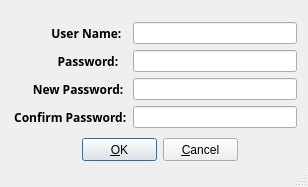
<?xml version="1.0" encoding="UTF-8"?>
<ui version="4.0">
 <class>UpdatePassword</class>
 <widget class="QDialog" name="UpdatePassword">
  <property name="geometry">
   <rect>
    <x>0</x>
    <y>0</y>
    <width>308</width>
    <height>187</height>
   </rect>
  </property>
  <property name="windowTitle">
   <string>Update Password</string>
  </property>
  <property name="sizeGripEnabled">
   <bool>true</bool>
  </property>
  <layout class="QVBoxLayout" name="verticalLayout_2">
   <item>
    <layout class="QVBoxLayout" name="verticalLayout">
     <item>
      <layout class="QGridLayout" name="gridLayout">
       <item row="0" column="0">
        <widget class="QLabel" name="label">
         <property name="font">
          <font>
           <family>Arial Black</family>
           <weight>75</weight>
           <bold>true</bold>
          </font>
         </property>
         <property name="text">
          <string>             User Name:</string>
         </property>
        </widget>
       </item>
       <item row="0" column="1">
        <widget class="QLineEdit" name="le_userName">
         <property name="readOnly">
          <bool>true</bool>
         </property>
        </widget>
       </item>
       <item row="1" column="0">
        <widget class="QLabel" name="label_2">
         <property name="font">
          <font>
           <family>Arial Black</family>
           <weight>75</weight>
           <bold>true</bold>
          </font>
         </property>
         <property name="text">
          <string>               Password:</string>
         </property>
        </widget>
       </item>
       <item row="1" column="1">
        <widget class="QLineEdit" name="le_password">
         <property name="echoMode">
          <enum>QLineEdit::Password</enum>
         </property>
        </widget>
       </item>
       <item row="2" column="0">
        <widget class="QLabel" name="label_3">
         <property name="font">
          <font>
           <family>Arial Black</family>
           <weight>75</weight>
           <bold>true</bold>
          </font>
         </property>
         <property name="text">
          <string>       New Password:</string>
         </property>
        </widget>
       </item>
       <item row="2" column="1">
        <widget class="QLineEdit" name="le_npassword">
         <property name="echoMode">
          <enum>QLineEdit::Password</enum>
         </property>
        </widget>
       </item>
       <item row="3" column="0">
        <widget class="QLabel" name="label_4">
         <property name="font">
          <font>
           <family>Arial Black</family>
           <weight>75</weight>
           <bold>true</bold>
          </font>
         </property>
         <property name="text">
          <string> Confirm Password:</string>
         </property>
        </widget>
       </item>
       <item row="3" column="1">
        <widget class="QLineEdit" name="le_cpassword">
         <property name="echoMode">
          <enum>QLineEdit::Password</enum>
         </property>
        </widget>
       </item>
      </layout>
     </item>
     <item>
      <layout class="QHBoxLayout">
       <property name="spacing">
        <number>6</number>
       </property>
       <property name="margin">
        <number>0</number>
       </property>
       <item>
        <spacer>
         <property name="orientation">
          <enum>Qt::Horizontal</enum>
         </property>
         <property name="sizeHint" stdset="0">
          <size>
           <width>71</width>
           <height>31</height>
          </size>
         </property>
        </spacer>
       </item>
       <item>
        <widget class="QPushButton" name="okButton">
         <property name="maximumSize">
          <size>
           <width>75</width>
           <height>23</height>
          </size>
         </property>
         <property name="text">
          <string>&amp;OK</string>
         </property>
        </widget>
       </item>
       <item>
        <widget class="QPushButton" name="cancelButton">
         <property name="maximumSize">
          <size>
           <width>75</width>
           <height>23</height>
          </size>
         </property>
         <property name="text">
          <string>&amp;Cancel</string>
         </property>
        </widget>
       </item>
       <item>
        <spacer>
         <property name="orientation">
          <enum>Qt::Horizontal</enum>
         </property>
         <property name="sizeHint" stdset="0">
          <size>
           <width>40</width>
           <height>20</height>
          </size>
         </property>
        </spacer>
       </item>
      </layout>
     </item>
    </layout>
   </item>
  </layout>
 </widget>
 <resources/>
 <connections>
  <connection>
   <sender>okButton</sender>
   <signal>clicked()</signal>
   <receiver>UpdatePassword</receiver>
   <slot>accept()</slot>
   <hints>
    <hint type="sourcelabel">
     <x>278</x>
     <y>253</y>
    </hint>
    <hint type="destinationlabel">
     <x>96</x>
     <y>254</y>
    </hint>
   </hints>
  </connection>
  <connection>
   <sender>cancelButton</sender>
   <signal>clicked()</signal>
   <receiver>UpdatePassword</receiver>
   <slot>reject()</slot>
   <hints>
    <hint type="sourcelabel">
     <x>369</x>
     <y>253</y>
    </hint>
    <hint type="destinationlabel">
     <x>179</x>
     <y>282</y>
    </hint>
   </hints>
  </connection>
 </connections>
</ui>
